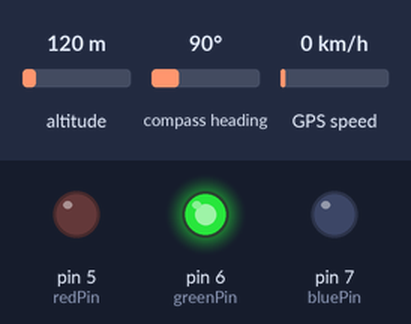
This sketch was run on a simulated Arduino Uno, built with avr-gcc and run on an emulated ATmega328P. Shown: output pins drawn as LEDs (lit = HIGH). The test bench sets the inputs (shaded band); at power-on: altitude 120 m, compass heading 90°, GPS speed 0 km/h. The GPS gets a fix after 3 s at 37.7749, -122.4194 with 8 satellites; what the sketch prints to the serial monitor is not drawn.

Above: at 0.1 s.
Timing chart, 0 to 1.6 s (numbered marks = the images above):
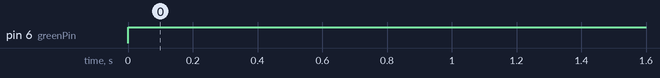

Measured:
- by itself, pin 6 (greenPin): LOW → HIGH at 0.00 s

The sketch:

beacon_serial2.ino
```cpp
#include <Adafruit_GPS.h>
#include <SoftwareSerial.h>

SoftwareSerial GPSSerial(9,10); //TX, RX

Adafruit_GPS GPS(&GPSSerial);

uint32_t timer = millis();

int redPin = 5;
int greenPin = 6;
int bluePin = 7;

void setup() {

  Serial.begin(9600);

  GPS.begin(9600);
  GPS.sendCommand(PMTK_SET_NMEA_OUTPUT_RMCGGA);
  GPS.sendCommand(PMTK_SET_NMEA_UPDATE_1HZ);
  GPS.sendCommand(PGCMD_ANTENNA);

  pinMode(redPin, OUTPUT);
  pinMode(greenPin, OUTPUT);
  pinMode(bluePin, OUTPUT);

}

void setColor(int red, int green, int blue)
{
  analogWrite(redPin, red);
  analogWrite(greenPin, green);
  analogWrite(bluePin, blue);
}

void loop() {
  if (timer < 300000) {
    setColor(0, 255, 0);} // green
  if ((timer > 300000) && (timer < 600000)) {
    setColor(0, 0, 255);} // blue
  if ((timer > 600000) && (timer < 900000)) {
    setColor(255, 0, 0);} // red
  if (timer > 900000) {
    digitalWrite(greenPin, LOW); }// turn on pullup resistors

  char c = GPS.read();
  if (GPS.newNMEAreceived()) {
    if (!GPS.parse(GPS.lastNMEA()))
      return; // If we miss something then just get it next loop
  }

  if (millis() - timer > 1999) { // Run once every 2 seconds
    if(GPS.fixquality){ // For some reason gps.fix is returning 0 even when we get a satellite
      long lat = GPS.latitude * 10000; // Convert things to longs
      long lon = GPS.longitude * 10000;
      char latChar[8];
      char lonChar[9];
      dtostrf(lat,8,0,latChar);
      if(GPS.lat == 'S') // Account for hemisphere
        Serial.write('-');
      if(GPS.lat == 'N')
        Serial.write('+');
      Serial.write(latChar); // need to write this before running dtostrf again
      dtostrf(lon,9,0,lonChar);
      if (lon < 100000000) {
        lonChar[0] = '0'; // For longitudes < 100 to preserve the digit
      }
      if(GPS.lon == 'W') // Hemisphere again
        Serial.write('-');
      if(GPS.lon == 'E')
        Serial.write('+');
      Serial.write(lonChar);
      // Ends up writing 19-length char array of (sign, eight digits, sign, nine digits)
    }
  if(!GPS.fixquality){
    Serial.println("Waiting for a fix...");
  }
    timer = millis();
  }
}
```
